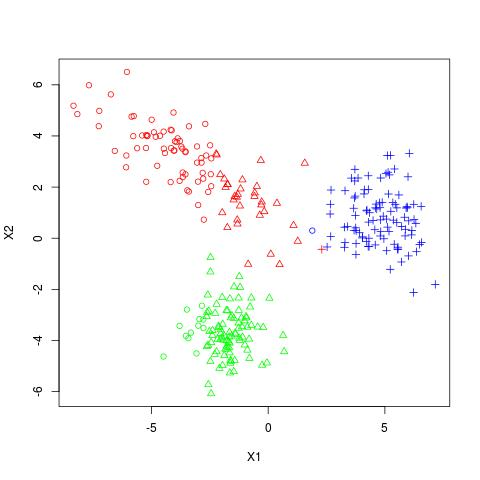

Write R code to recreate this figure.
library("MASS")
source('load.R')
source('lib.R')


# Axe le plus discriminant déterminé par l'ensemble d'apprentissage
Covariance <- cov(x_app)
VecteurPropre<- eigen(Covariance)

ScalarProduct_app_ACP <- x_app %*% (VecteurPropre$vectors[,1]) / sqrt(sum(VecteurPropre$vectors[,1]*VecteurPropre$vectors[,1]))

# Données de tests que l'on projette selon l'axe le plus discriminant trouvé 
ScalarProduct_test_ACP <- x_test%*% (VecteurPropre$vectors[,1]) / sqrt(sum(VecteurPropre$vectors[,1]*VecteurPropre$vectors[,1]))

# Classification via lda
x_app_ACP.lda<-lda(ScalarProduct_app_ACP,classe_app)
assigne_test<-predict(x_app_ACP.lda, newdata=ScalarProduct_test_ACP)

# Estimation des taux de bonnes classifications
table_classification_test <-table(classe_test, assigne_test$class)

# table of correct class vs. classification
diag(prop.table(table_classification_test, 1))
# total percent correct
taux_bonne_classif_test <-sum(diag(prop.table(table_classification_test)))
# couleur de la classe 1 LABEL ORIGINAL
couleur<-rep("red",length(x_test)) ;
couleur[classe_test==2]='green'
couleur[classe_test==3]='blue'
# forme de la classe 1 LABEL ASSIGNATION
shape<-rep(1,length(x_test)) ;
shape[assigne_test$class==2]=2
shape[assigne_test$class==3]=3
# Affichage des projections apprentissage classés
plot(x_test,col=couleur,pch=shape,xlab = "X1", ylab = "X2")

dev.copy(jpeg,'q3.jpg')
dev.off
